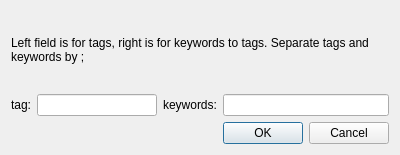
<?xml version="1.0" encoding="UTF-8"?>
<ui version="4.0">
 <class>search_tag</class>
 <widget class="QDialog" name="search_tag">
  <property name="geometry">
   <rect>
    <x>0</x>
    <y>0</y>
    <width>400</width>
    <height>155</height>
   </rect>
  </property>
  <property name="minimumSize">
   <size>
    <width>400</width>
    <height>155</height>
   </size>
  </property>
  <property name="maximumSize">
   <size>
    <width>400</width>
    <height>155</height>
   </size>
  </property>
  <property name="windowTitle">
   <string>Dialog</string>
  </property>
  <layout class="QGridLayout" name="gridLayout">
   <item row="0" column="0" colspan="4">
    <widget class="QLabel" name="label_3">
     <property name="text">
      <string>Left field is for tags, right is for keywords to tags. Separate tags and keywords by ;</string>
     </property>
     <property name="scaledContents">
      <bool>true</bool>
     </property>
     <property name="wordWrap">
      <bool>true</bool>
     </property>
    </widget>
   </item>
   <item row="1" column="0">
    <widget class="QLabel" name="label">
     <property name="text">
      <string>tag:</string>
     </property>
    </widget>
   </item>
   <item row="2" column="3">
    <widget class="QDialogButtonBox" name="buttonBox">
     <property name="orientation">
      <enum>Qt::Horizontal</enum>
     </property>
     <property name="standardButtons">
      <set>QDialogButtonBox::Cancel|QDialogButtonBox::Ok</set>
     </property>
    </widget>
   </item>
   <item row="1" column="1">
    <widget class="QLineEdit" name="lineEdit">
     <property name="clearButtonEnabled">
      <bool>false</bool>
     </property>
    </widget>
   </item>
   <item row="1" column="3">
    <widget class="QLineEdit" name="lineEdit_2">
     <property name="readOnly">
      <bool>false</bool>
     </property>
    </widget>
   </item>
   <item row="1" column="2">
    <widget class="QLabel" name="label_2">
     <property name="text">
      <string>keywords:</string>
     </property>
    </widget>
   </item>
  </layout>
 </widget>
 <resources/>
 <connections>
  <connection>
   <sender>buttonBox</sender>
   <signal>accepted()</signal>
   <receiver>search_tag</receiver>
   <slot>accept()</slot>
   <hints>
    <hint type="sourcelabel">
     <x>390</x>
     <y>145</y>
    </hint>
    <hint type="destinationlabel">
     <x>157</x>
     <y>154</y>
    </hint>
   </hints>
  </connection>
  <connection>
   <sender>buttonBox</sender>
   <signal>rejected()</signal>
   <receiver>search_tag</receiver>
   <slot>reject()</slot>
   <hints>
    <hint type="sourcelabel">
     <x>390</x>
     <y>145</y>
    </hint>
    <hint type="destinationlabel">
     <x>286</x>
     <y>154</y>
    </hint>
   </hints>
  </connection>
 </connections>
</ui>
